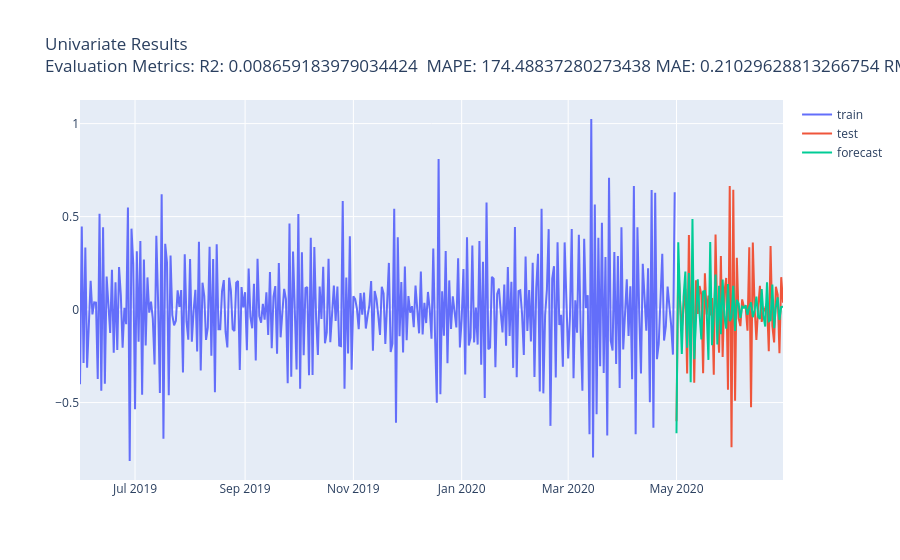

Notebook code for this chart:
### Code cell
pred = uni_model_nbeats.predict(n=(len(val_log_return) + len(test_log_return)))

fig = go.Figure()

fig.add_trace(go.Scatter(x=train_log_return.time_index, y=train_log_return.pd_series(), name='train'))
fig.add_trace(go.Scatter(x=test_val_log_return.time_index, y=test_val_log_return.pd_series(), name='test'))
fig.add_trace(go.Scatter(x=pred.time_index, y=pred.pd_series(), name='forecast'))

# add title with R2, MAPE, MAE and RMSE
fig.update_layout(title="Univariate Results<br>Evaluation Metrics: R2: {}\n".format(r2_score(series_log_return, pred))
    + " MAPE: {}".format(mape(series_log_return, pred))
    + " MAE: {}".format(mae(series_log_return, pred))
    + " RMSE: {}".format(rmse(series_log_return, pred)))

fig.show()

# series_log_return.plot(label="actual")
# pred.plot(label="forecast")
# plt.legend()
# print("MAPE = {:.2f}%".format(mape(series_log_return, pred)))
# print("MAE = {:.5f}".format(mae(series_log_return, pred)))
# print("RMSE = {:.5f}".format(rmse(series_log_return, pred)))
# print("R2 = {:.2f}".format(r2_score(series_log_return, pred)))
